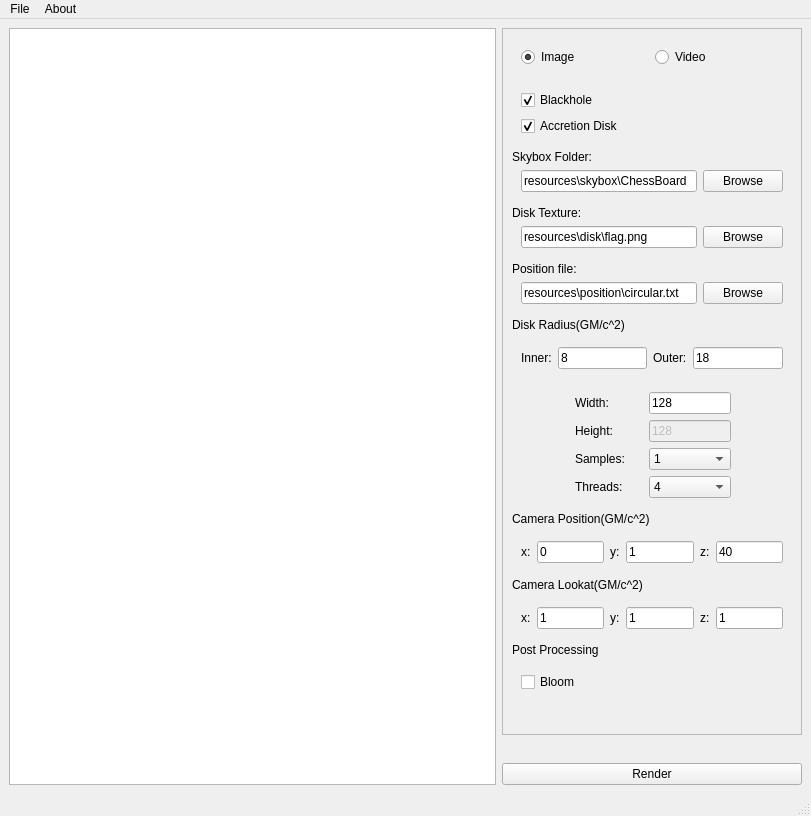
<?xml version="1.0" encoding="UTF-8"?>
<ui version="4.0">
 <class>MainWindow</class>
 <widget class="QMainWindow" name="MainWindow">
  <property name="geometry">
   <rect>
    <x>0</x>
    <y>0</y>
    <width>811</width>
    <height>816</height>
   </rect>
  </property>
  <property name="windowTitle">
   <string>MainWindow</string>
  </property>
  <widget class="QWidget" name="central_widget_">
   <layout class="QHBoxLayout" name="horizontalLayout">
    <item>
     <widget class="QGraphicsView" name="graphicsView"/>
    </item>
    <item>
     <widget class="QWidget" name="control_widget" native="true">
      <property name="maximumSize">
       <size>
        <width>300</width>
        <height>16777215</height>
       </size>
      </property>
      <layout class="QVBoxLayout" name="verticalLayout">
       <property name="spacing">
        <number>7</number>
       </property>
       <property name="leftMargin">
        <number>0</number>
       </property>
       <property name="topMargin">
        <number>0</number>
       </property>
       <property name="rightMargin">
        <number>0</number>
       </property>
       <property name="bottomMargin">
        <number>0</number>
       </property>
       <item>
        <widget class="QScrollArea" name="scrollArea">
         <property name="horizontalScrollBarPolicy">
          <enum>Qt::ScrollBarAlwaysOff</enum>
         </property>
         <property name="widgetResizable">
          <bool>true</bool>
         </property>
         <widget class="QWidget" name="scrollAreaWidgetContents">
          <property name="geometry">
           <rect>
            <x>0</x>
            <y>0</y>
            <width>277</width>
            <height>765</height>
           </rect>
          </property>
          <layout class="QVBoxLayout" name="verticalLayout_9">
           <property name="spacing">
            <number>5</number>
           </property>
           <item>
            <widget class="QWidget" name="widget_11" native="true">
             <layout class="QHBoxLayout" name="horizontalLayout_7">
              <item>
               <widget class="QRadioButton" name="image_mode_button">
                <property name="text">
                 <string>Image</string>
                </property>
                <property name="checked">
                 <bool>true</bool>
                </property>
               </widget>
              </item>
              <item>
               <widget class="QRadioButton" name="video_mode_button">
                <property name="text">
                 <string>Video</string>
                </property>
               </widget>
              </item>
             </layout>
            </widget>
           </item>
           <item>
            <widget class="QWidget" name="widget_10" native="true">
             <layout class="QVBoxLayout" name="verticalLayout_7">
              <item>
               <widget class="QCheckBox" name="blackhole_checkbox">
                <property name="text">
                 <string>Blackhole</string>
                </property>
                <property name="checked">
                 <bool>true</bool>
                </property>
               </widget>
              </item>
              <item>
               <widget class="QCheckBox" name="accretion_disk_checkbox">
                <property name="text">
                 <string>Accretion Disk</string>
                </property>
                <property name="checked">
                 <bool>true</bool>
                </property>
               </widget>
              </item>
             </layout>
            </widget>
           </item>
           <item>
            <widget class="QWidget" name="skybox_select_widget_" native="true">
             <layout class="QVBoxLayout" name="verticalLayout_2">
              <property name="leftMargin">
               <number>0</number>
              </property>
              <property name="topMargin">
               <number>0</number>
              </property>
              <property name="rightMargin">
               <number>0</number>
              </property>
              <property name="bottomMargin">
               <number>0</number>
              </property>
              <item>
               <widget class="QLabel" name="label">
                <property name="text">
                 <string>Skybox Folder:</string>
                </property>
               </widget>
              </item>
              <item>
               <widget class="QWidget" name="widget" native="true">
                <layout class="QHBoxLayout" name="horizontalLayout_2">
                 <property name="topMargin">
                  <number>0</number>
                 </property>
                 <item>
                  <widget class="QLineEdit" name="skybox_path_lineedit">
                   <property name="text">
                    <string>resources\skybox\ChessBoard</string>
                   </property>
                  </widget>
                 </item>
                 <item>
                  <widget class="QPushButton" name="skybox_browser_button">
                   <property name="text">
                    <string>Browse</string>
                   </property>
                  </widget>
                 </item>
                </layout>
               </widget>
              </item>
             </layout>
            </widget>
           </item>
           <item>
            <widget class="QWidget" name="widget_2" native="true">
             <layout class="QVBoxLayout" name="verticalLayout_3">
              <property name="leftMargin">
               <number>0</number>
              </property>
              <property name="topMargin">
               <number>0</number>
              </property>
              <property name="rightMargin">
               <number>0</number>
              </property>
              <property name="bottomMargin">
               <number>0</number>
              </property>
              <item>
               <widget class="QLabel" name="label_2">
                <property name="text">
                 <string>Disk Texture:</string>
                </property>
               </widget>
              </item>
              <item>
               <widget class="QWidget" name="widget_3" native="true">
                <layout class="QHBoxLayout" name="horizontalLayout_3">
                 <property name="topMargin">
                  <number>0</number>
                 </property>
                 <item>
                  <widget class="QLineEdit" name="disk_browser_lineedit">
                   <property name="text">
                    <string>resources\disk\flag.png</string>
                   </property>
                  </widget>
                 </item>
                 <item>
                  <widget class="QPushButton" name="disk_browser_button">
                   <property name="text">
                    <string>Browse</string>
                   </property>
                  </widget>
                 </item>
                </layout>
               </widget>
              </item>
             </layout>
            </widget>
           </item>
           <item>
            <widget class="QWidget" name="widget_15" native="true">
             <layout class="QVBoxLayout" name="verticalLayout_12">
              <property name="leftMargin">
               <number>0</number>
              </property>
              <property name="topMargin">
               <number>0</number>
              </property>
              <property name="rightMargin">
               <number>0</number>
              </property>
              <property name="bottomMargin">
               <number>0</number>
              </property>
              <item>
               <widget class="QLabel" name="label_19">
                <property name="text">
                 <string>Position file:</string>
                </property>
               </widget>
              </item>
              <item>
               <widget class="QWidget" name="widget_16" native="true">
                <layout class="QHBoxLayout" name="horizontalLayout_9">
                 <property name="topMargin">
                  <number>0</number>
                 </property>
                 <item>
                  <widget class="QLineEdit" name="pos_browser_lineedit">
                   <property name="text">
                    <string>resources\position\circular.txt</string>
                   </property>
                  </widget>
                 </item>
                 <item>
                  <widget class="QPushButton" name="pos_browser_button">
                   <property name="text">
                    <string>Browse</string>
                   </property>
                  </widget>
                 </item>
                </layout>
               </widget>
              </item>
             </layout>
            </widget>
           </item>
           <item>
            <widget class="QWidget" name="disk_radius_widget" native="true">
             <layout class="QVBoxLayout" name="verticalLayout_8">
              <property name="leftMargin">
               <number>0</number>
              </property>
              <property name="topMargin">
               <number>0</number>
              </property>
              <property name="rightMargin">
               <number>0</number>
              </property>
              <property name="bottomMargin">
               <number>0</number>
              </property>
              <item>
               <widget class="QLabel" name="label_14">
                <property name="text">
                 <string>Disk Radius(GM/c^2)</string>
                </property>
               </widget>
              </item>
              <item>
               <widget class="QWidget" name="widget_13" native="true">
                <layout class="QHBoxLayout" name="horizontalLayout_8">
                 <item>
                  <widget class="QLabel" name="label_15">
                   <property name="text">
                    <string>Inner:</string>
                   </property>
                  </widget>
                 </item>
                 <item>
                  <widget class="QLineEdit" name="disk_inner_lineedit">
                   <property name="text">
                    <string>8</string>
                   </property>
                  </widget>
                 </item>
                 <item>
                  <widget class="QLabel" name="label_16">
                   <property name="text">
                    <string>Outer:</string>
                   </property>
                  </widget>
                 </item>
                 <item>
                  <widget class="QLineEdit" name="disk_outer_lineedit">
                   <property name="text">
                    <string>18</string>
                   </property>
                  </widget>
                 </item>
                </layout>
               </widget>
              </item>
             </layout>
            </widget>
           </item>
           <item alignment="Qt::AlignHCenter">
            <widget class="QWidget" name="widget_4" native="true">
             <layout class="QHBoxLayout" name="horizontalLayout_4">
              <property name="leftMargin">
               <number>0</number>
              </property>
              <property name="topMargin">
               <number>0</number>
              </property>
              <property name="rightMargin">
               <number>0</number>
              </property>
              <property name="bottomMargin">
               <number>0</number>
              </property>
              <item>
               <widget class="QWidget" name="widget_5" native="true">
                <layout class="QVBoxLayout" name="verticalLayout_4">
                 <property name="leftMargin">
                  <number>11</number>
                 </property>
                 <item>
                  <widget class="QLabel" name="label_4">
                   <property name="text">
                    <string>Width:</string>
                   </property>
                  </widget>
                 </item>
                 <item>
                  <widget class="QLabel" name="label_5">
                   <property name="text">
                    <string>Height:</string>
                   </property>
                  </widget>
                 </item>
                 <item>
                  <widget class="QLabel" name="label_3">
                   <property name="text">
                    <string>Samples:</string>
                   </property>
                  </widget>
                 </item>
                 <item>
                  <widget class="QLabel" name="label_17">
                   <property name="text">
                    <string>Threads:</string>
                   </property>
                  </widget>
                 </item>
                </layout>
               </widget>
              </item>
              <item>
               <widget class="QWidget" name="widget_6" native="true">
                <property name="maximumSize">
                 <size>
                  <width>100</width>
                  <height>16777215</height>
                 </size>
                </property>
                <layout class="QVBoxLayout" name="verticalLayout_5">
                 <item>
                  <widget class="QLineEdit" name="width_lineedit">
                   <property name="text">
                    <string>128</string>
                   </property>
                  </widget>
                 </item>
                 <item>
                  <widget class="QLineEdit" name="height_lineedit">
                   <property name="enabled">
                    <bool>false</bool>
                   </property>
                   <property name="text">
                    <string>128</string>
                   </property>
                  </widget>
                 </item>
                 <item>
                  <widget class="QComboBox" name="samples_box">
                   <item>
                    <property name="text">
                     <string>1</string>
                    </property>
                   </item>
                   <item>
                    <property name="text">
                     <string>2</string>
                    </property>
                   </item>
                   <item>
                    <property name="text">
                     <string>4</string>
                    </property>
                   </item>
                   <item>
                    <property name="text">
                     <string>8</string>
                    </property>
                   </item>
                   <item>
                    <property name="text">
                     <string>16</string>
                    </property>
                   </item>
                   <item>
                    <property name="text">
                     <string>32</string>
                    </property>
                   </item>
                  </widget>
                 </item>
                 <item>
                  <widget class="QComboBox" name="threads_box">
                   <property name="currentIndex">
                    <number>2</number>
                   </property>
                   <item>
                    <property name="text">
                     <string>1</string>
                    </property>
                   </item>
                   <item>
                    <property name="text">
                     <string>2</string>
                    </property>
                   </item>
                   <item>
                    <property name="text">
                     <string>4</string>
                    </property>
                   </item>
                   <item>
                    <property name="text">
                     <string>8</string>
                    </property>
                   </item>
                   <item>
                    <property name="text">
                     <string>16</string>
                    </property>
                   </item>
                   <item>
                    <property name="text">
                     <string>32</string>
                    </property>
                   </item>
                   <item>
                    <property name="text">
                     <string>64</string>
                    </property>
                   </item>
                   <item>
                    <property name="text">
                     <string>128</string>
                    </property>
                   </item>
                  </widget>
                 </item>
                </layout>
               </widget>
              </item>
             </layout>
            </widget>
           </item>
           <item>
            <widget class="QWidget" name="widget_7" native="true">
             <layout class="QVBoxLayout" name="verticalLayout_6">
              <property name="leftMargin">
               <number>0</number>
              </property>
              <property name="topMargin">
               <number>0</number>
              </property>
              <property name="rightMargin">
               <number>0</number>
              </property>
              <property name="bottomMargin">
               <number>0</number>
              </property>
              <item>
               <widget class="QLabel" name="label_6">
                <property name="text">
                 <string>Camera Position(GM/c^2)</string>
                </property>
               </widget>
              </item>
              <item>
               <widget class="QWidget" name="widget_8" native="true">
                <layout class="QHBoxLayout" name="horizontalLayout_5">
                 <item>
                  <widget class="QLabel" name="label_9">
                   <property name="text">
                    <string>x:</string>
                   </property>
                  </widget>
                 </item>
                 <item>
                  <widget class="QLineEdit" name="cam_pox_x_lineedit">
                   <property name="text">
                    <string>0</string>
                   </property>
                  </widget>
                 </item>
                 <item>
                  <widget class="QLabel" name="label_10">
                   <property name="text">
                    <string>y:</string>
                   </property>
                  </widget>
                 </item>
                 <item>
                  <widget class="QLineEdit" name="cam_pox_y_lineedit">
                   <property name="text">
                    <string>1</string>
                   </property>
                  </widget>
                 </item>
                 <item>
                  <widget class="QLabel" name="label_8">
                   <property name="text">
                    <string>z:</string>
                   </property>
                  </widget>
                 </item>
                 <item>
                  <widget class="QLineEdit" name="cam_pox_z_lineedit">
                   <property name="text">
                    <string>40</string>
                   </property>
                  </widget>
                 </item>
                </layout>
               </widget>
              </item>
              <item>
               <widget class="QLabel" name="label_7">
                <property name="text">
                 <string>Camera Lookat(GM/c^2)</string>
                </property>
               </widget>
              </item>
              <item>
               <widget class="QWidget" name="widget_9" native="true">
                <layout class="QHBoxLayout" name="horizontalLayout_6">
                 <item>
                  <widget class="QLabel" name="label_11">
                   <property name="text">
                    <string>x:</string>
                   </property>
                  </widget>
                 </item>
                 <item>
                  <widget class="QLineEdit" name="cam_lookat_x_lineedit">
                   <property name="text">
                    <string>1</string>
                   </property>
                  </widget>
                 </item>
                 <item>
                  <widget class="QLabel" name="label_12">
                   <property name="text">
                    <string>y:</string>
                   </property>
                  </widget>
                 </item>
                 <item>
                  <widget class="QLineEdit" name="cam_lookat_y_lineedit">
                   <property name="text">
                    <string>1</string>
                   </property>
                  </widget>
                 </item>
                 <item>
                  <widget class="QLabel" name="label_13">
                   <property name="text">
                    <string>z:</string>
                   </property>
                  </widget>
                 </item>
                 <item>
                  <widget class="QLineEdit" name="cam_lookat_z_lineedit">
                   <property name="text">
                    <string>1</string>
                   </property>
                  </widget>
                 </item>
                </layout>
               </widget>
              </item>
             </layout>
            </widget>
           </item>
           <item>
            <widget class="QWidget" name="widget_12" native="true">
             <layout class="QVBoxLayout" name="verticalLayout_10">
              <property name="leftMargin">
               <number>0</number>
              </property>
              <property name="topMargin">
               <number>0</number>
              </property>
              <property name="rightMargin">
               <number>0</number>
              </property>
              <property name="bottomMargin">
               <number>0</number>
              </property>
              <item>
               <widget class="QLabel" name="label_18">
                <property name="text">
                 <string>Post Processing</string>
                </property>
               </widget>
              </item>
              <item>
               <widget class="QWidget" name="widget_14" native="true">
                <layout class="QVBoxLayout" name="verticalLayout_11">
                 <item>
                  <widget class="QCheckBox" name="bloom_checkbox">
                   <property name="text">
                    <string>Bloom</string>
                   </property>
                  </widget>
                 </item>
                </layout>
               </widget>
              </item>
             </layout>
            </widget>
           </item>
           <item>
            <spacer name="verticalSpacer">
             <property name="orientation">
              <enum>Qt::Vertical</enum>
             </property>
             <property name="sizeHint" stdset="0">
              <size>
               <width>20</width>
               <height>20</height>
              </size>
             </property>
            </spacer>
           </item>
          </layout>
         </widget>
        </widget>
       </item>
       <item>
        <widget class="QLabel" name="error_label">
         <property name="enabled">
          <bool>true</bool>
         </property>
         <property name="text">
          <string/>
         </property>
         <property name="textFormat">
          <enum>Qt::RichText</enum>
         </property>
        </widget>
       </item>
       <item>
        <widget class="QPushButton" name="render_button">
         <property name="text">
          <string>Render</string>
         </property>
        </widget>
       </item>
      </layout>
     </widget>
    </item>
   </layout>
  </widget>
  <widget class="QMenuBar" name="menubar">
   <property name="geometry">
    <rect>
     <x>0</x>
     <y>0</y>
     <width>811</width>
     <height>26</height>
    </rect>
   </property>
   <widget class="QMenu" name="menuAbout">
    <property name="title">
     <string>About</string>
    </property>
   </widget>
   <widget class="QMenu" name="menuFile">
    <property name="title">
     <string>File</string>
    </property>
    <addaction name="actionSave"/>
   </widget>
   <addaction name="menuFile"/>
   <addaction name="menuAbout"/>
  </widget>
  <widget class="QStatusBar" name="statusbar"/>
  <action name="actionSave">
   <property name="text">
    <string>Save As ...</string>
   </property>
  </action>
 </widget>
 <resources/>
 <connections/>
</ui>
